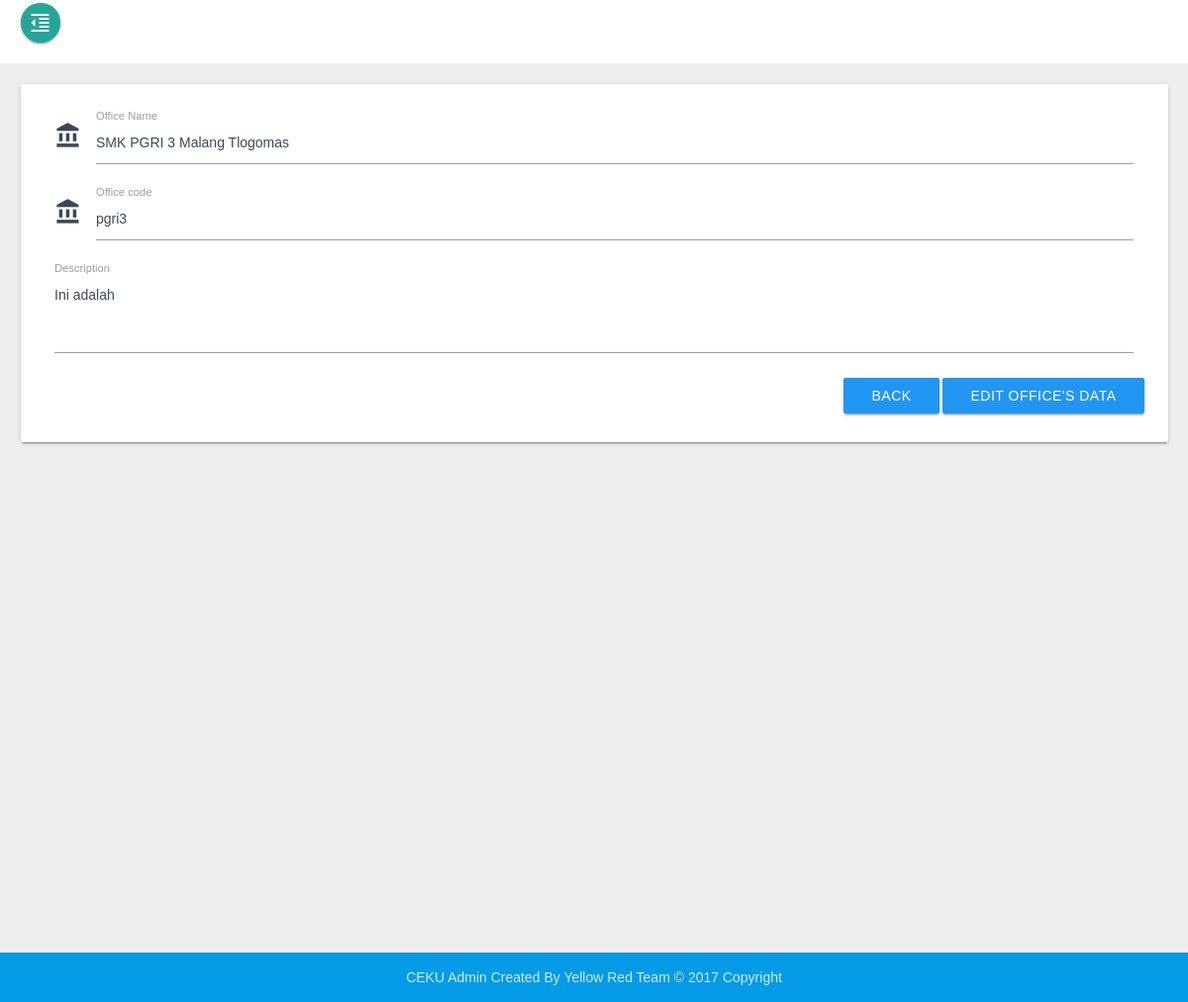
The page /wp-admin/edit_office?id_office=1 (signed in) on the database its author committed.
### tables this page shows
CREATE TABLE `office` (
  `Id_office` int(12) NOT NULL,
  `Office_name` varchar(225) NOT NULL,
  `Office_code` varchar(225) NOT NULL,
  `Description` text NOT NULL
);

### wp-admin/edit_office.php (the view, shortened to what this page needs)
<?php
include("script/header_script.php");
    if (isset($_GET['id_office'])) {
        $id_office = ($_GET["id_office"]);
        $query = "SELECT * FROM office WHERE Id_office = '$id_office' ";
        $result = mysqli_query($con, $query);
        $data = mysqli_fetch_assoc($result);
        $Office_name = $data["Office_name"];
        $Office_code = $data["Office_code"];
        $Description = $data["Description"];
    }else{
			header("location:../404");
    }
    ?>
    <div class="wrapper animsition">
        <main class="main">
          <?php include("menu/header.php") ?>
            <div class="main-content section">
              <div class="row">
                <form class="col s12" method="POST" action="system/edit_office.php">
                  <div class="card-panel">
                    <div class="row">
                      <div class="input-field col s12 m12">
                        <i class="material-icons prefix">account_balance</i>
                        <input id="icon_prefix" class="validate" type="text" name="office_name" value="<?php echo $Office_name ?>">
                        <label for="icon_prefix" class="">Office Name</label>
                      </div>
                      <div class="input-field col s12 m12">
                        <i class="material-icons prefix">account_balance</i>
                        <input id="icon_prefix" class="validate" type="text" name="office_code" value="<?php echo $Office_code ?>">
                        <label for="icon_prefix" class="">Office code</label>
                      </div>
                      <div class="input-field col s12">
                        <textarea id="textarea1" class="materialize-textarea" style="height: 45px;" name="desk"><?php echo $Description ?></textarea>
                        <label for="textarea1" class="">Description</label>
                      </div>
                    </div>
                    <div class="row" align="right">
                      <a href="office" type="submit" name="input" class="waves-effect waves-light btn blue">
                        Back
                      </a>
                      <button type="submit" name="input" class="waves-effect waves-light btn blue">
                        Edit Office's Data
                      </button>
                </form>
              </div>
            </div>
          <?php include("menu/footer.php") ?>
        </main>
      </div>
<?php include("script/footer_script.php"); ?>

### rows shown on the page
office: office_name "SMK PGRI 3 Malang Tlogomas", office_code "pgri3", desk "Ini adalah"
